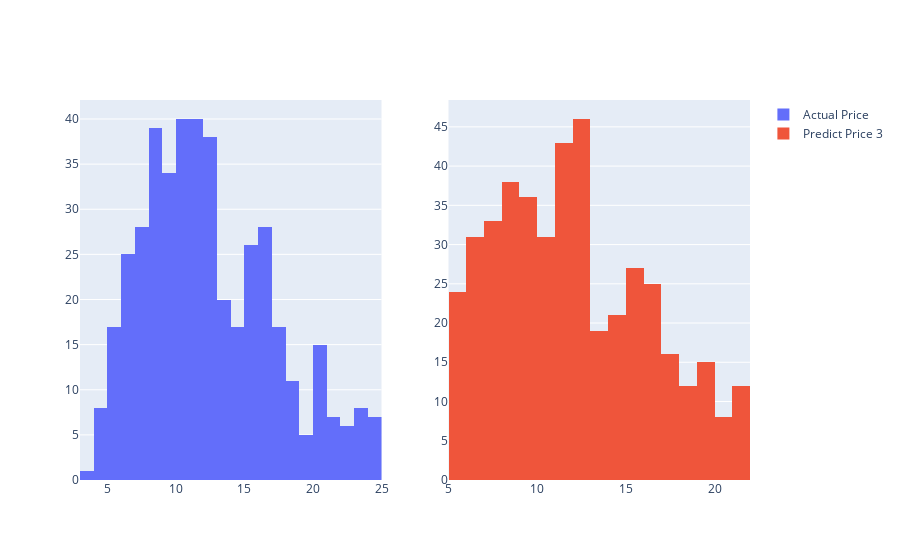

Write notebook code for a chart like this one.
### Code cell
fig = make_subplots(rows = 1, cols = 2)

trace0 = go.Histogram(
  x = df_result_3['Actual Price'],
  name = 'Actual Price',
)

trace1 = go.Histogram(
  x = df_result_3['Predict Price 3'],
  name = 'Predict Price 3',
)

fig.append_trace(trace0, 1, 1)
fig.append_trace(trace1, 1, 2)

fig.show()

### Figure 1 — Plotly figure (JSON) as saved in the notebook; plotly's stock layout.template omitted (floating-point values rounded to 4 significant figures; data arrays with more than 128 entries replaced by an {"elided": "..."} marker saying what was removed)
{"data": [{"name": "Actual Price", "type": "histogram", "x": {"elided": "437 float values"}, "xaxis": "x", "yaxis": "y"}, {"name": "Predict Price 3", "type": "histogram", "x": {"elided": "437 float values"}, "xaxis": "x2", "yaxis": "y2"}], "layout": {"xaxis": {"anchor": "y", "domain": [0, 0.45]}, "xaxis2": {"anchor": "y2", "domain": [0.55, 1]}, "yaxis": {"anchor": "x", "domain": [0, 1]}, "yaxis2": {"anchor": "x2", "domain": [0, 1]}}}
